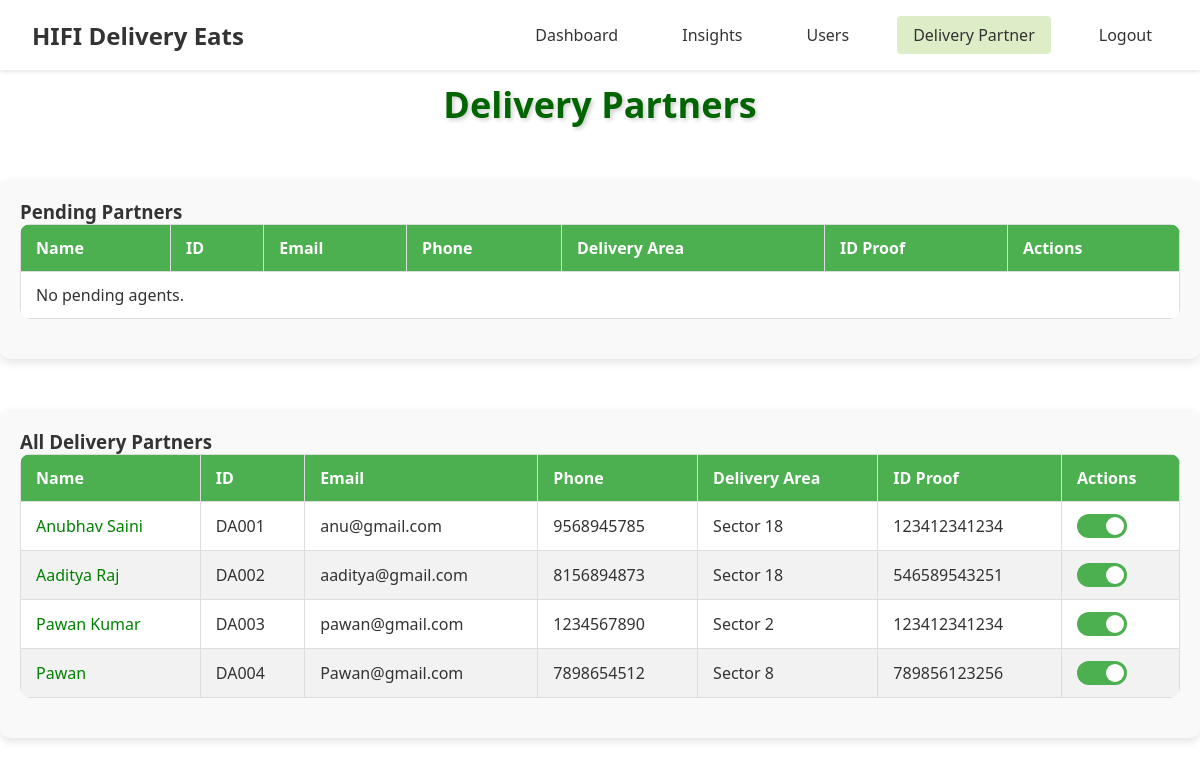
/admin/delivery_partner (signed in), run on an earlier commit of the app's database.
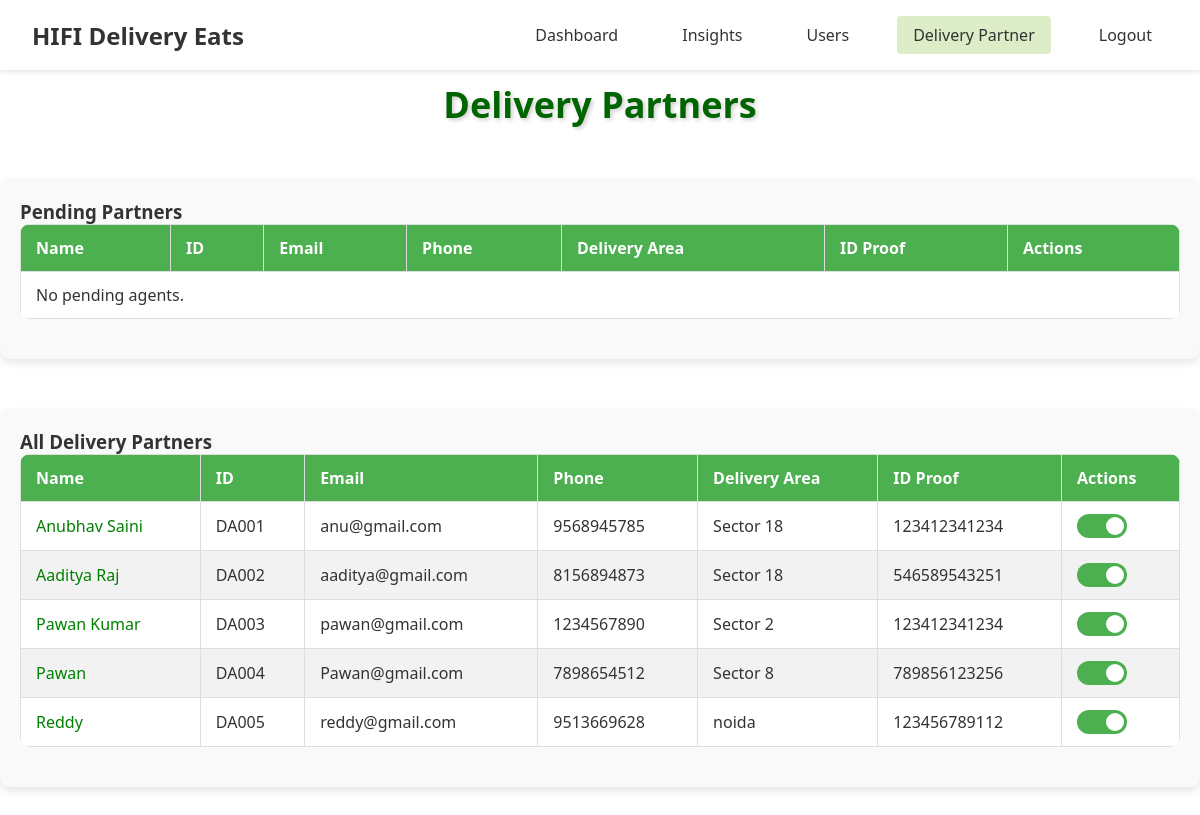
And on a later commit of the database.
### models.py (models this page shows, shortened)
class BaseModel(db.Model):
    __abstract__ = True
    PREFIX = None  # each child model must set this

class DeliveryAgent(UserMixin, BaseModel):
    __tablename__ = 'delivery_agent'
    PREFIX = 'DA'
    delivery_agent_id = db.Column(db.String(10), primary_key=True)
    username = db.Column(db.String(100))
    email = db.Column(db.String(100), unique=True)
    phone = db.Column(db.Integer, unique=True, nullable=False)
    password = db.Column(db.String(100), nullable=False)
    image = db.Column(db.String(255), nullable=True, server_default='')
    bio = db.Column(db.Text, nullable=True, server_default='')
    delivery_area = db.Column(db.String(100), nullable=False)
    available_slots = db.Column(db.Boolean, nullable=False, default=True)
    id_proof = db.Column(db.String(12), nullable=False, server_default='')
    is_approved = db.Column(db.Boolean, nullable=False, server_default='0')
    is_active = db.Column(db.Boolean, nullable=False, server_default='1')
    earnings = db.relationship("Earnings", back_populates="delivery_agent")
    delivery_feedbacks = db.relationship("DeliveryFeedback", back_populates="delivery_agent")
    deliveries = db.relationship("Order", back_populates="delivery_agent", foreign_keys="Order.delivery_agent_id")

### routes/admin_routes.py (the view)
    @app.route('/admin/delivery_partner')
    @login_required
    def delivery_partner():
        pending_agents = DeliveryAgent.query.filter_by(is_approved=False).all()
        accepted_agents = DeliveryAgent.query.filter_by(is_approved=True).all()
        return render_template(
            'admin/delivery_partner.html',
            pending_agents=pending_agents,
            accepted_agents=accepted_agents
        )

### templates/admin/delivery_partner.html (shortened to what this page needs)
{% extends 'admin/index.html' %}
{% block css %}
  <link
    rel="stylesheet"
    href="{{ url_for('static', filename='css/admin/delivery_partner.css') }}"
  />
{% endblock css %}
{% block content %}
<h2>Delivery Partners</h2>
<div class="table-container">
  <h3>Pending Partners</h3>
  <table>
    <thead>
      <tr>
        <th>Name</th>
        <th>ID</th>
        <th>Email</th>
        <th>Phone</th>
        <th>Delivery Area</th>
        <th>ID Proof</th>
        <th>Actions</th>
      </tr>
    </thead>
    <tbody id="userList">
      {% for agent in pending_agents %}
      <tr id="user-{{ agent.delivery_agent_id }}">
        <td>{{ agent.username }}</td>
        <td>{{ agent.delivery_agent_id }}</td>
        <td>{{ agent.email }}</td>
        <td>{{ agent.phone }}</td>
        <td>{{ agent.delivery_area }}</td>
        <td>{{ agent.id_proof }}</td>
        <td>
          <button class="accept" onclick="handleAccept('{{ agent.delivery_agent_id }}')">
            Accept
          </button>
          <button class="reject" onclick="handleReject('{{ agent.delivery_agent_id }}')">
            Reject
          </button>
        </td>
      </tr>
      {% else %}
      <tr>
        <td colspan="7">No pending agents.</td>
      </tr>
      {% endfor %}
    </tbody>
  </table>
</div>
<div class="table-container">
  <h3>All Delivery Partners</h3>
  <table>
    <thead>
      <tr>
        <th>Name</th>
        <th>ID</th>
        <th>Email</th>
        <th>Phone</th>
        <th>Delivery Area</th>
        <th>ID Proof</th>
        <th>Actions</th>
      </tr>
    </thead>
    <tbody id="acceptedAgentsList">
      {% for agent in accepted_agents %}
      <tr id="user-{{ agent.delivery_agent_id }}">
        <td style="color: {% if not agent.is_active %}red{% else %}green{% endif %};">
          {{ agent.username }}
        </td>
        <td>{{ agent.delivery_agent_id }}</td>
        <td>{{ agent.email }}</td>
        <td>{{ agent.phone }}</td>
        <td>{{ agent.delivery_area }}</td>
        <td>{{ agent.id_proof }}</td>
        <td>
          <label class="switch">
            <span class="slider"></span>
          </label>
        </td>
      </tr>
      {% else %}
      <tr>
        <td colspan="7">No accepted agents.</td>
      </tr>
      {% endfor %}
    </tbody>
  </table>
</div>
{% endblock content %}

### templates/admin/index.html (shortened to what this page needs)
<!DOCTYPE html>
<html lang="en">
<head>
  <link rel="stylesheet" href="{{ url_for('static', filename='css/admin/admin.css') }}">
  {% block css %}
  {% endblock css %}
</head>
<body>
  <header class="header">
    <div class="logo">HIFI Delivery Eats</div>
    <nav class="nav-menu">
      <a href="{{ url_for('admin') }}" class="{% if request.endpoint == 'admin' %}active{% endif %}">Dashboard</a>
      <a href="{{url_for('insights') }}" class="{% if request.endpoint == 'orders' %}active{% endif %}">Insights</a>
      <a href="#" class="{% if request.endpoint == 'users' %}active{% endif %}">Users</a>
      <a href="{{ url_for('delivery_partner') }}" class="{% if request.endpoint == 'delivery_partner' %}active{% endif %}">Delivery Partner</a>
      <a href="{{ url_for('employee_logout') }}">Logout</a>
    </nav>
  </header>
  <main>
    <section class="dashboard-content">
      {% block content %}{% endblock content %}
    </section>
  </main>
</body>
</html>

### static/css/admin/admin.css (style rules this page uses)
* { margin: 0; padding: 0; box-sizing: border-box; font-family: 'Segoe UI', Tahoma, Geneva, Verdana, sans-serif; }
:root { --primary-green: #50b341; --light-green: #DCEDC8; --white: #ffffff; --text-dark: #333333; }
body { background-color: var(--white); color: var(--text-dark); }
.header { position: fixed; top: 0; left: 0; width: 100%; z-index: 1000; display: flex; justify-content: space-between; align-items: center; padding: 1rem 2rem; background-color: var(--white); box-shadow: 0 2px 4px rgba(0,0,0,0.1); }
.logo { font-size: 1.5rem; font-weight: bold; color: var(--text-dark); }
.nav-menu { display: flex; gap: 2rem; }
.nav-menu a { text-decoration: none; color: var(--text-dark); padding: 0.5rem 1rem; border-radius: 4px; transition: background-color 0.3s; }
.nav-menu a:hover, .nav-menu a.active { background-color: var(--light-green); }
.container, main { margin-top: 80px; }

### static/css/admin/delivery_partner.css (style rules this page uses)
h2 { color: darkgreen; text-align: center; margin-bottom: 10px; font-size: 36px; font-weight: bold; text-shadow: 2px 2px 4px rgba(0, 0, 0, 0.2); transition: text-shadow 0.3s ease-in-out; margin-top: 1rem; }
.table-container { margin: 50px auto; padding: 20px; border-radius: 10px; box-shadow: 0 4px 8px rgba(0, 0, 0, 0.1); background-color: #f9f9f9; width: 100%; max-width: 1200px; }
table { width: 100%; border-collapse: collapse; margin-bottom: 20px; background-color: #fff; border-radius: 10px; overflow: hidden; }
th, td { border: 1px solid #ddd; padding: 12px 15px; text-align: left; }
th { background-color: #4CAF50; color: white; }
tbody tr:nth-child(even) { background-color: #f2f2f2; }
.switch { position: relative; display: inline-block; width: 50px; height: 24px; }
.slider { position: absolute; cursor: pointer; top: 0; left: 0; right: 0; bottom: 0; background-color: #ccc; transition: .4s; border-radius: 24px; }
.slider:before { position: absolute; content: ""; height: 18px; width: 18px; left: 3px; bottom: 3px; background-color: white; transition: .4s; border-radius: 50%; }
input:checked + .slider { background-color: #4caf50; }
input:checked + .slider:before { transform: translateX(26px); }

What changed in the data, as far as the page shows it:
added DeliveryAgent: username "Reddy", delivery_agent_id "DA005", email "reddy@gmail.com", phone "9513669628", delivery_area "noida", id_proof "123456789112"
